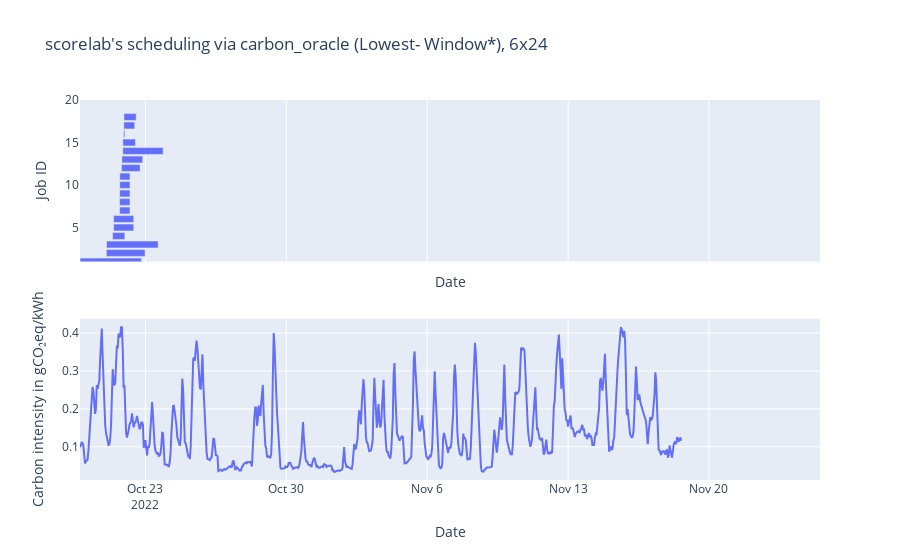
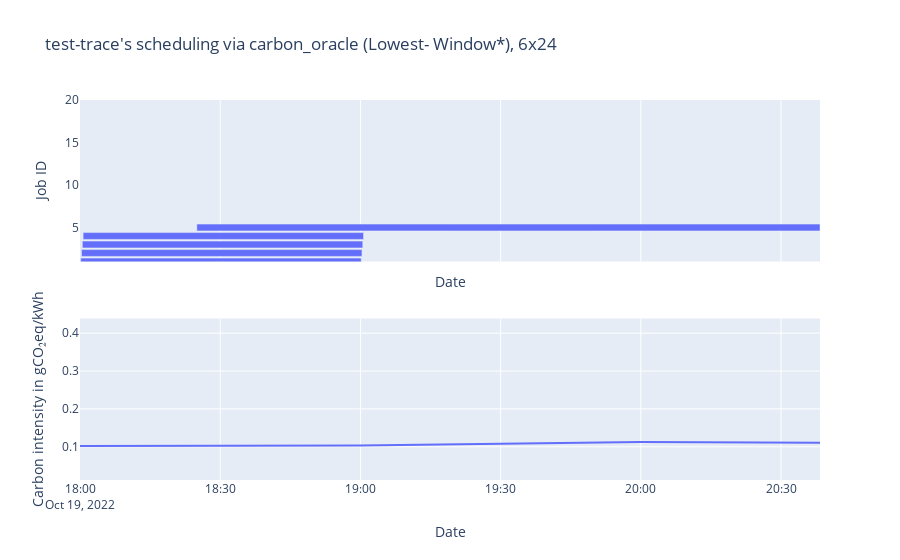

Notebook code cell kept with these figures, in order:
### Markdown cell above
## Plotting the scheduled jobs

![image.png](attachment:image.png)

### Code cell


### Figure 1 — Plotly figure (JSON) as saved in the notebook; plotly's stock layout.template omitted (floating-point values rounded to 4 significant figures; data arrays with more than 128 entries replaced by an {"elided": "..."} marker saying what was removed)
{"data": [{"alignmentgroup": "True", "base": {"elided": "45736 str values"}, "hovertemplate": "start_time_date=%{base}<br>exit_time_date=%{x}<br>ID=%{y}<extra></extra>", "legendgroup": "", "marker": {"color": "#636efa", "pattern": {"shape": ""}}, "name": "", "offsetgroup": "", "orientation": "h", "showlegend": false, "textposition": "auto", "type": "bar", "x": {"elided": "45736 int values"}, "xaxis": "x", "y": {"elided": "45736 int values"}, "yaxis": "y"}, {"hovertemplate": "datetime=%{x}<br>carbon_intensity_avg=%{y}<extra></extra>", "legendgroup": "", "line": {"color": "#636efa", "dash": "solid"}, "marker": {"symbol": "circle"}, "mode": "lines", "name": "", "orientation": "v", "showlegend": false, "type": "scatter", "x": {"elided": "720 str values"}, "xaxis": "x2", "y": {"elided": "720 float values"}, "yaxis": "y2"}], "layout": {"title": {"text": "scorelab's scheduling via carbon_oracle (Lowest-\nWindow*), 6x24"}, "xaxis": {"anchor": "y", "domain": [0, 1], "matches": "x2", "range": ["2022-10-19T18:00:00", "2022-11-25T12:24:30"], "showticklabels": false, "title": {"text": "Date"}, "type": "date"}, "xaxis2": {"anchor": "y2", "domain": [0, 1], "range": ["2022-10-19T18:00:00", "2022-11-25T12:24:30"], "title": {"text": "Date"}, "type": "date"}, "yaxis": {"anchor": "x", "domain": [0.575, 1], "range": [1, 20], "title": {"text": "Job ID"}}, "yaxis2": {"anchor": "x2", "domain": [0, 0.425], "title": {"text": "Carbon intensity in gCO₂eq/kWh"}}}}

### Figure 2 — Plotly figure (JSON) as saved in the notebook; plotly's stock layout.template omitted (floating-point values rounded to 4 significant figures; data arrays with more than 128 entries replaced by an {"elided": "..."} marker saying what was removed)
{"data": [{"alignmentgroup": "True", "base": ["2022-10-19T18:00:00", "2022-10-19T18:00:00", "2022-10-19T18:00:10", "2022-10-19T18:00:20", "2022-10-19T18:00:30", "2022-10-19T18:00:40", "2022-10-19T18:25:00"], "hovertemplate": "start_time_date=%{base}<br>exit_time_date=%{x}<br>ID=%{y}<extra></extra>", "legendgroup": "", "marker": {"color": "#636efa", "pattern": {"shape": ""}}, "name": "", "offsetgroup": "", "orientation": "h", "showlegend": false, "textposition": "auto", "type": "bar", "x": [0, 3600000, 3600000, 3600000, 3600000, 3600000, 8000000], "xaxis": "x", "y": [-1, 0, 1, 2, 3, 4, 5], "yaxis": "y"}, {"hovertemplate": "datetime=%{x}<br>carbon_intensity_avg=%{y}<extra></extra>", "legendgroup": "", "line": {"color": "#636efa", "dash": "solid"}, "marker": {"symbol": "circle"}, "mode": "lines", "name": "", "orientation": "v", "showlegend": false, "type": "scatter", "x": {"elided": "720 str values"}, "xaxis": "x2", "y": {"elided": "720 float values"}, "yaxis": "y2"}], "layout": {"title": {"text": "test-trace's scheduling via carbon_oracle (Lowest-\nWindow*), 6x24"}, "xaxis": {"anchor": "y", "domain": [0, 1], "matches": "x2", "range": ["2022-10-19T18:00:00", "2022-10-19T20:38:20"], "showticklabels": false, "title": {"text": "Date"}, "type": "date"}, "xaxis2": {"anchor": "y2", "domain": [0, 1], "range": ["2022-10-19T18:00:00", "2022-10-19T20:38:20"], "title": {"text": "Date"}, "type": "date"}, "yaxis": {"anchor": "x", "domain": [0.575, 1], "range": [1, 20], "title": {"text": "Job ID"}}, "yaxis2": {"anchor": "x2", "domain": [0, 0.425], "title": {"text": "Carbon intensity in gCO₂eq/kWh"}}}}
